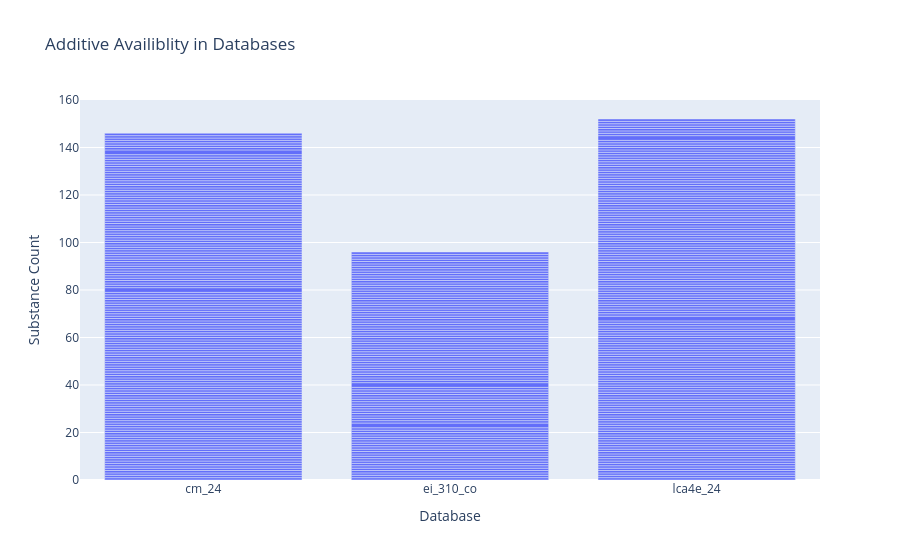
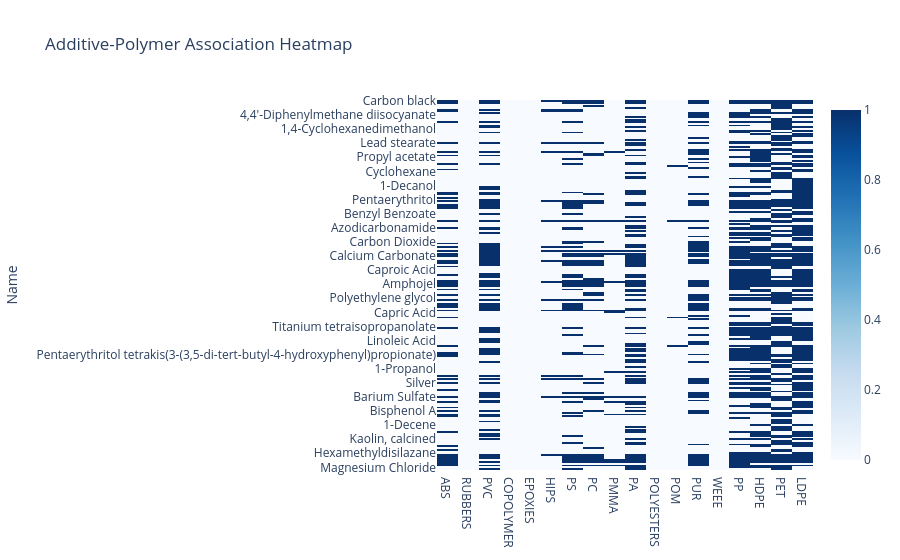
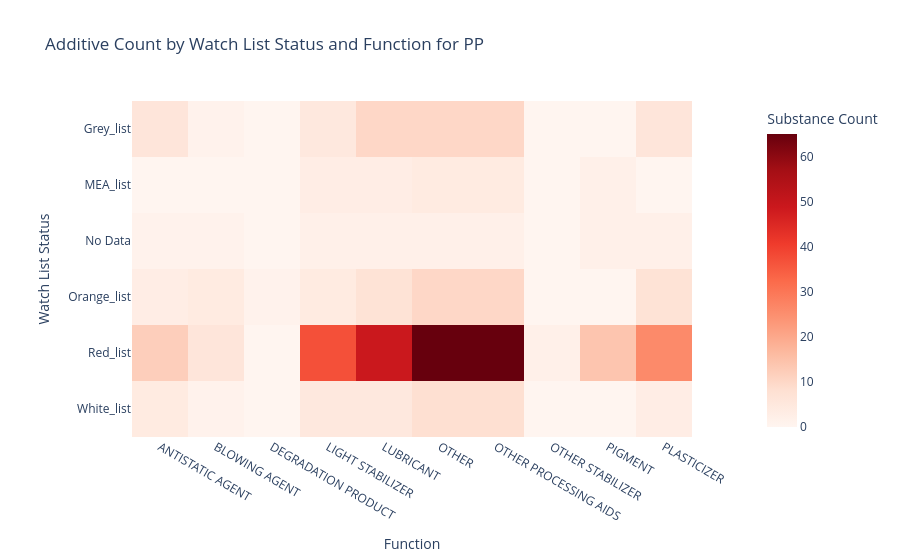
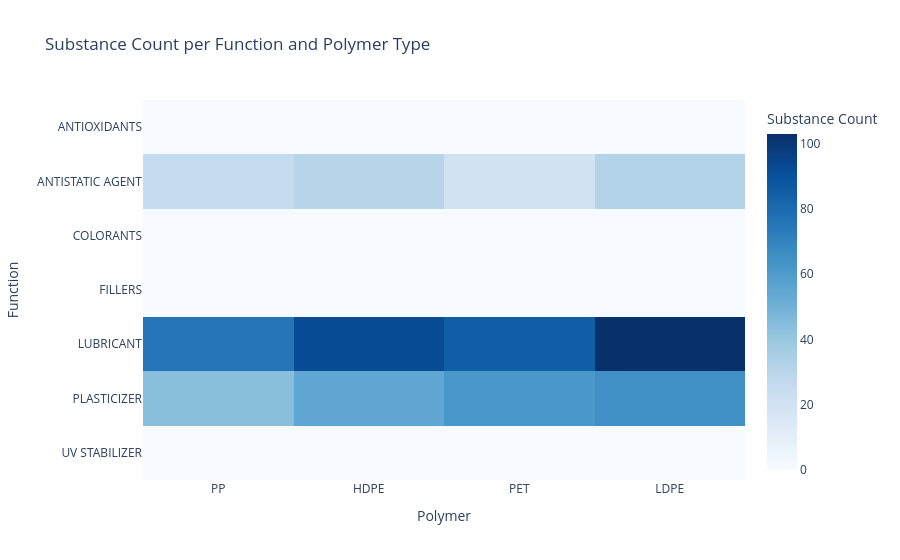

The notebook cell saved with these charts, in order:
### Code cell
# 1. Function Frequency by Industry Application
polymer_cols = ['ABS', 'RUBBERS', 'PVC', 'COPOLYMER', 'EPOXIES', 'HIPS', 'PS', 'PC',
                   'PMMA', 'PA', 'POLYESTERS', 'POM', 'PUR', 'WEEE', 'PP', 'HDPE', 'PET', 'LDPE']

industry_cols = ['AGRICULTURE', 'AUTOMOTIVE', 'BUILDING & CONSTRUCTION', 'ELECTRICAL',
                    'ELECTRONIC EQUIPMENT', 'FOOD-CONTACT PLASTICS', 'FURNITURE',
                    'HOUSEHOLD ITEMS', 'HYGIENE', 'MEDICAL ITEMS', 'PACKAGING', 'TEXTILES', 'TOYS']

additive_function_cols = ['ADHESION-IMPROVING AGENTS', 'ANTI_FOG AGENTS', 'ANTIFRICTION AGENTS',
                             'ANTIOXIDANTS', 'ANTISTATIC AGENT', 'BLOWING AGENT', 'COLORANTS',
                             'DEGRADATION PRODUCT', 'FILLERS', 'FLAME RETARDANTS',
                             'FRAGRANCE AGENTS', 'LIGHT STABILIZER', 'LUBRICANT', 'NOT REPORTED',
                             'OTHER', 'OTHER PROCESSING AIDS', 'OTHER STABILIZER',
                             'OTHER SURFACE PROTECTORS', 'PIGMENT', 'PLASTICIZER',
                             'PRODUCTION AGENTS', 'REINFORCEMENT', 'SURFACE PROTECTANT',
                             'THERMOSTABILIZERS', 'UV STABILIZER']


# database_cols = ['lca4e_23', 'lca4e_24', 'cm_22', 'cm_24',
#                     'ei_391_uao', 'ei_391_co', 'ei_391_apos', 'ei_391_conseq',
#                     'ei_310_uao', 'ei_310_co', 'ei_310_apos', 'ei_310_conseq']
database_cols = [ 'lca4e_24', 'cm_24','ei_310_co']


# Fig 1 

db_melt = combined_df[['Name'] + database_cols].melt(id_vars='Name', 
                                                     value_vars=database_cols,
                                                     var_name='Database',
                                                     value_name='Present')

# Filter to only present substances
db_melt = db_melt[db_melt['Present'].notna() & (db_melt['Present'] != 0)]

# Count occurrences per substance per database
db_counts = db_melt.groupby(['Database', 'Name']).size().reset_index(name='Count')

# Plot stacked bar
fig1_new = px.bar(db_counts, x='Database', y='Count', color_continuous_scale='Reds',
                  title='Additive Availiblity in Databases',
                  labels={'Count': 'Substance Count'}, 
                  )
fig1_new.update_layout(barmode='stack')
fig1_new.show()

#Fig 2

for polymer in polymer_cols:
    combined_df[polymer] = combined_df['Polymer (UNEP)'].str.contains(polymer).astype(int)

poly_heat_df = combined_df[['Name'] + polymer_cols]
fig2 = px.imshow(poly_heat_df.set_index('Name'), color_continuous_scale='Blues',
                 title='Additive-Polymer Association Heatmap', aspect='auto')
fig2.show()

#Figure 3 

selected_polymer = 'PP' #change to the polymer you would prefer to focus on


for polymer in polymer_cols:
    combined_df[polymer] = combined_df['Polymer (UNEP)'].str.contains(polymer).astype(int)

for function in additive_function_cols:
    combined_df[function] = combined_df['Function (UNEP & PlastChem)'].str.contains(function).astype(int)

filtered_df = combined_df[combined_df[selected_polymer] == 1]


function_melt = filtered_df.melt(
    id_vars=['CASRN', 'PlastChem CASRN registered on a watch list'],
    value_vars=additive_function_cols,
    var_name='Function',
    value_name='Present'
)

function_melt = function_melt[function_melt['Present'] == 1]

heatmap_data = function_melt.groupby(
    ['PlastChem CASRN registered on a watch list', 'Function']
)['CASRN'].nunique().reset_index(name='Substance Count')

heatmap_matrix = heatmap_data.pivot(
    index='PlastChem CASRN registered on a watch list',
    columns='Function',
    values='Substance Count'
).fillna(0)

fig3 = px.imshow(
    heatmap_matrix,
    labels={'color': 'Substance Count'},
    color_continuous_scale='Reds',
    title=f'Additive Count by Watch List Status and Function for {selected_polymer}'
)
fig3.update_layout(
    yaxis_title='Watch List Status',
    xaxis_title='Function',
)
fig3.show()


# Fig 4

func_polymer_matrix = pd.DataFrame(index=additive_function_cols, columns=polymer_cols).infer_objects(copy=False)


for func in additive_function_cols:
    for polymer in polymer_cols:
        count = combined_df[(combined_df[func] == 1) & (combined_df[polymer] == 1)].shape[0]
        func_polymer_matrix.loc[func, polymer] = count


func_polymer_matrix = func_polymer_matrix.astype(int)


fig4 = px.imshow(func_polymer_matrix,
                      labels=dict(x='Polymer', y='Function', color='Substance Count'),
                      x=polymer_cols,
                      y=additive_function_cols,
                      color_continuous_scale='Blues',
                      title='Substance Count per Function and Polymer Type', 
                      aspect='auto')
fig4.update_layout(yaxis=dict(tickmode='array', tickvals=list(range(len(additive_function_cols))),
                                   ticktext=additive_function_cols))
fig4.show()

### Figure 1 — Plotly figure (JSON) as saved in the notebook; plotly's stock layout.template omitted (floating-point values rounded to 4 significant figures; data arrays with more than 128 entries replaced by an {"elided": "..."} marker saying what was removed)
{"data": [{"hovertemplate": "Database=%{x}<br>Substance Count=%{y}<extra></extra>", "legendgroup": "", "marker": {"color": "#636efa", "pattern": {"shape": ""}}, "name": "", "orientation": "v", "showlegend": false, "textposition": "auto", "type": "bar", "x": {"elided": "388 str values"}, "xaxis": "x", "y": {"elided": "388 int values"}, "yaxis": "y"}], "layout": {"barmode": "stack", "legend": {"tracegroupgap": 0}, "title": {"text": "Additive Availiblity in Databases"}, "xaxis": {"anchor": "y", "domain": [0, 1], "title": {"text": "Database"}}, "yaxis": {"anchor": "x", "domain": [0, 1], "title": {"text": "Substance Count"}}}}

### Figure 2 — Plotly figure (JSON) as saved in the notebook; plotly's stock layout.template omitted (floating-point values rounded to 4 significant figures; data arrays with more than 128 entries replaced by an {"elided": "..."} marker saying what was removed)
{"data": [{"coloraxis": "coloraxis", "hovertemplate": "x: %{x}<br>Name: %{y}<br>color: %{z}<extra></extra>", "name": "0", "type": "heatmap", "x": ["ABS", "RUBBERS", "PVC", "COPOLYMER", "EPOXIES", "HIPS", "PS", "PC", "PMMA", "PA", "POLYESTERS", "POM", "PUR", "WEEE", "PP", "HDPE", "PET", "LDPE"], "xaxis": "x", "y": {"elided": "213 str values"}, "yaxis": "y", "z": {"elided": "213x18 int values"}}], "layout": {"coloraxis": {"colorscale": [[0, "rgb(247,251,255)"], [0.125, "rgb(222,235,247)"], [0.25, "rgb(198,219,239)"], [0.375, "rgb(158,202,225)"], [0.5, "rgb(107,174,214)"], [0.625, "rgb(66,146,198)"], [0.75, "rgb(33,113,181)"], [0.875, "rgb(8,81,156)"], [1, "rgb(8,48,107)"]]}, "title": {"text": "Additive-Polymer Association Heatmap"}, "xaxis": {"anchor": "y", "domain": [0, 1]}, "yaxis": {"anchor": "x", "autorange": "reversed", "domain": [0, 1], "title": {"text": "Name"}}}}

### Figure 3 — Plotly figure (JSON) as saved in the notebook; plotly's stock layout.template omitted (floating-point values rounded to 4 significant figures)
{"data": [{"coloraxis": "coloraxis", "hovertemplate": "Function: %{x}<br>PlastChem CASRN registered on a watch list: %{y}<br>Substance Count: %{z}<extra></extra>", "name": "0", "type": "heatmap", "x": ["ANTISTATIC AGENT", "BLOWING AGENT", "DEGRADATION PRODUCT", "LIGHT STABILIZER", "LUBRICANT", "OTHER", "OTHER PROCESSING AIDS", "OTHER STABILIZER", "PIGMENT", "PLASTICIZER"], "xaxis": "x", "y": ["Grey_list", "MEA_list", "No Data", "Orange_list", "Red_list", "White_list"], "yaxis": "y", "z": [[6.0, 1.0, 0.0, 5.0, 10.0, 10.0, 10.0, 0.0, 0.0, 6.0], [0.0, 0.0, 0.0, 3.0, 3.0, 4.0, 4.0, 0.0, 2.0, 0.0], [1.0, 1.0, 0.0, 2.0, 2.0, 2.0, 2.0, 0.0, 2.0, 2.0], [3.0, 4.0, 1.0, 4.0, 7.0, 10.0, 10.0, 0.0, 0.0, 7.0], [12.0, 6.0, 0.0, 37.0, 49.0, 65.0, 65.0, 2.0, 14.0, 26.0], [4.0, 1.0, 0.0, 5.0, 5.0, 8.0, 8.0, 0.0, 0.0, 3.0]]}], "layout": {"coloraxis": {"colorbar": {"title": {"text": "Substance Count"}}, "colorscale": [[0, "rgb(255,245,240)"], [0.125, "rgb(254,224,210)"], [0.25, "rgb(252,187,161)"], [0.375, "rgb(252,146,114)"], [0.5, "rgb(251,106,74)"], [0.625, "rgb(239,59,44)"], [0.75, "rgb(203,24,29)"], [0.875, "rgb(165,15,21)"], [1, "rgb(103,0,13)"]]}, "title": {"text": "Additive Count by Watch List Status and Function for PP"}, "xaxis": {"anchor": "y", "constrain": "domain", "domain": [0, 1], "scaleanchor": "y", "title": {"text": "Function"}}, "yaxis": {"anchor": "x", "autorange": "reversed", "constrain": "domain", "domain": [0, 1], "title": {"text": "Watch List Status"}}}}

### Figure 4 — Plotly figure (JSON) as saved in the notebook; plotly's stock layout.template omitted (floating-point values rounded to 4 significant figures)
{"data": [{"coloraxis": "coloraxis", "hovertemplate": "Polymer: %{x}<br>Function: %{y}<br>Substance Count: %{z}<extra></extra>", "name": "0", "type": "heatmap", "x": ["PP", "HDPE", "PET", "LDPE"], "xaxis": "x", "y": ["ANTIOXIDANTS", "ANTISTATIC AGENT", "COLORANTS", "FILLERS", "LUBRICANT", "PLASTICIZER", "UV STABILIZER"], "yaxis": "y", "z": [[0, 0, 0, 0], [26, 30, 20, 32], [0, 0, 0, 0], [0, 0, 0, 0], [76, 92, 85, 103], [44, 55, 62, 65], [0, 0, 0, 0]]}], "layout": {"coloraxis": {"colorbar": {"title": {"text": "Substance Count"}}, "colorscale": [[0, "rgb(247,251,255)"], [0.125, "rgb(222,235,247)"], [0.25, "rgb(198,219,239)"], [0.375, "rgb(158,202,225)"], [0.5, "rgb(107,174,214)"], [0.625, "rgb(66,146,198)"], [0.75, "rgb(33,113,181)"], [0.875, "rgb(8,81,156)"], [1, "rgb(8,48,107)"]]}, "title": {"text": "Substance Count per Function and Polymer Type"}, "xaxis": {"anchor": "y", "domain": [0, 1], "title": {"text": "Polymer"}}, "yaxis": {"anchor": "x", "autorange": "reversed", "domain": [0, 1], "tickmode": "array", "ticktext": ["ANTIOXIDANTS", "ANTISTATIC AGENT", "COLORANTS", "FILLERS", "LUBRICANT", "PLASTICIZER", "UV STABILIZER"], "tickvals": [0, 1, 2, 3, 4, 5, 6], "title": {"text": "Function"}}}}
